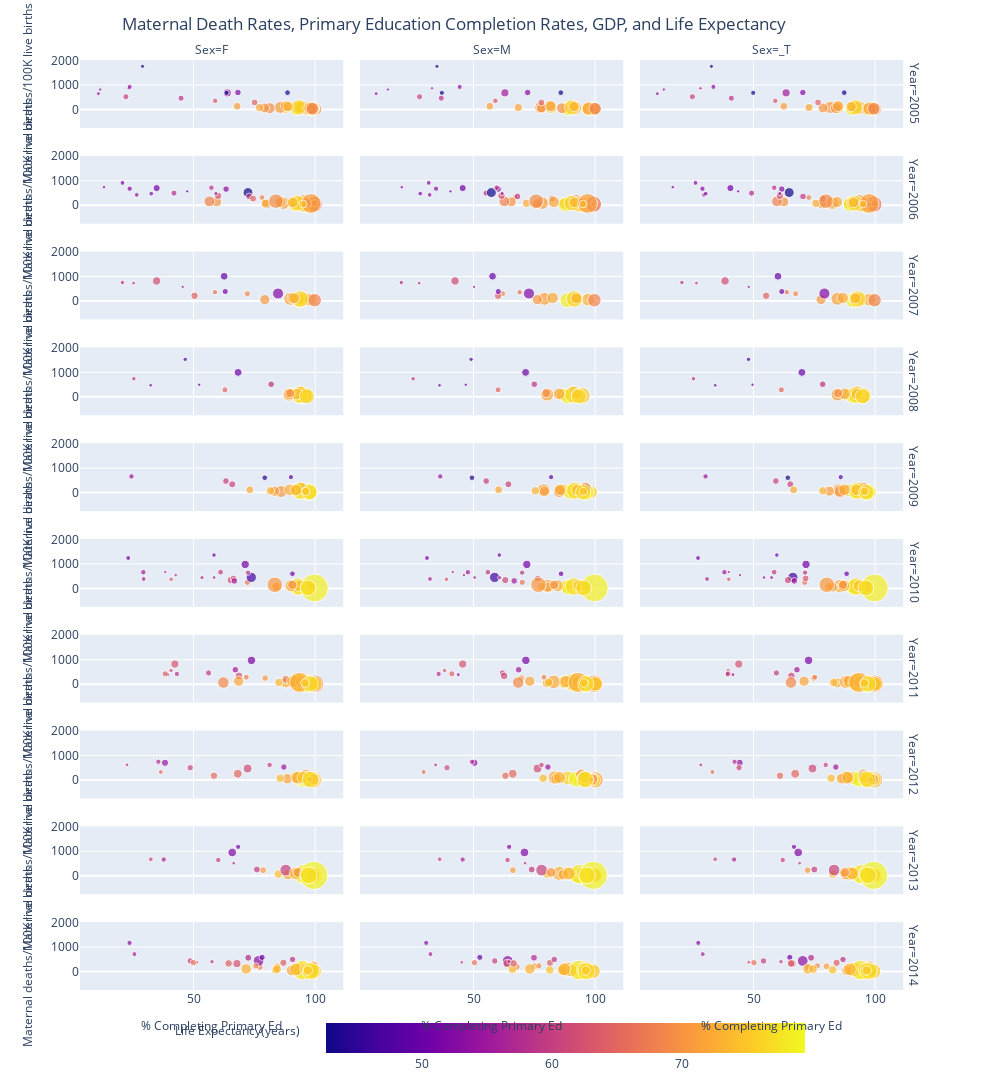

Write notebook code for a chart like this one.
### Code cell
#dropping any rows that don't have data for all variables of interest
df = filtered_ten_years.dropna(how='any', 
                      subset=['Maternal_Death_Rate',
                              'Primary_ed_completion_percent',
                              'Life_Expectancy',
                              'GDP_Per_Capita', 
                              'Sex'])

fig =  px.scatter(df, 
                  x="Primary_ed_completion_percent", 
                  y="Maternal_Death_Rate", 
                  color="Life_Expectancy",
                  size="GDP_Per_Capita",
                  facet_col="Sex",
                  facet_row="Year",
                  height=2500,
                  width=1000,
                  labels={
                      "Primary_ed_completion_percent" : "% Completing Primary Ed",
                      "Maternal_Death_Rate" : "Maternal deaths/100K live births",
                      "Life_Expectancy" : "Life Expectancy(years)",
                      "GDP_Per_Capita" : "GDP per capita"
                  },
                  category_orders={
                      "Year" : [2005, 2006, 2007, 2008, 2009, 2010, 2011, 2012, 2013, 2014]
                  },
                  hover_name="Country",
                  hover_data={"Maternal_Death_Rate":True,
                              "Primary_ed_completion_percent":":.2f",
                              "GDP_Per_Capita":":$.2f", 
                              "Life_Expectancy":":.2f",
                              "Continent":True, 
                              "Year":False,
                              "Sex":False})

fig.update_layout(title_text="Maternal Death Rates, Primary Education Completion Rates, GDP, and Life Expectancy",
                 title_xanchor="auto",
                 title_xref="paper")

fig.update_xaxes(title_font_size=12)

fig.update_yaxes(title_font_size=12)

fig.update_coloraxes(colorbar_len=.75, 
                     colorbar_title_font_size=12,
                     colorbar=dict(orientation="h"),
                     colorbar_y=-.025,
                     colorbar_yanchor="top")
    
fig.show()
